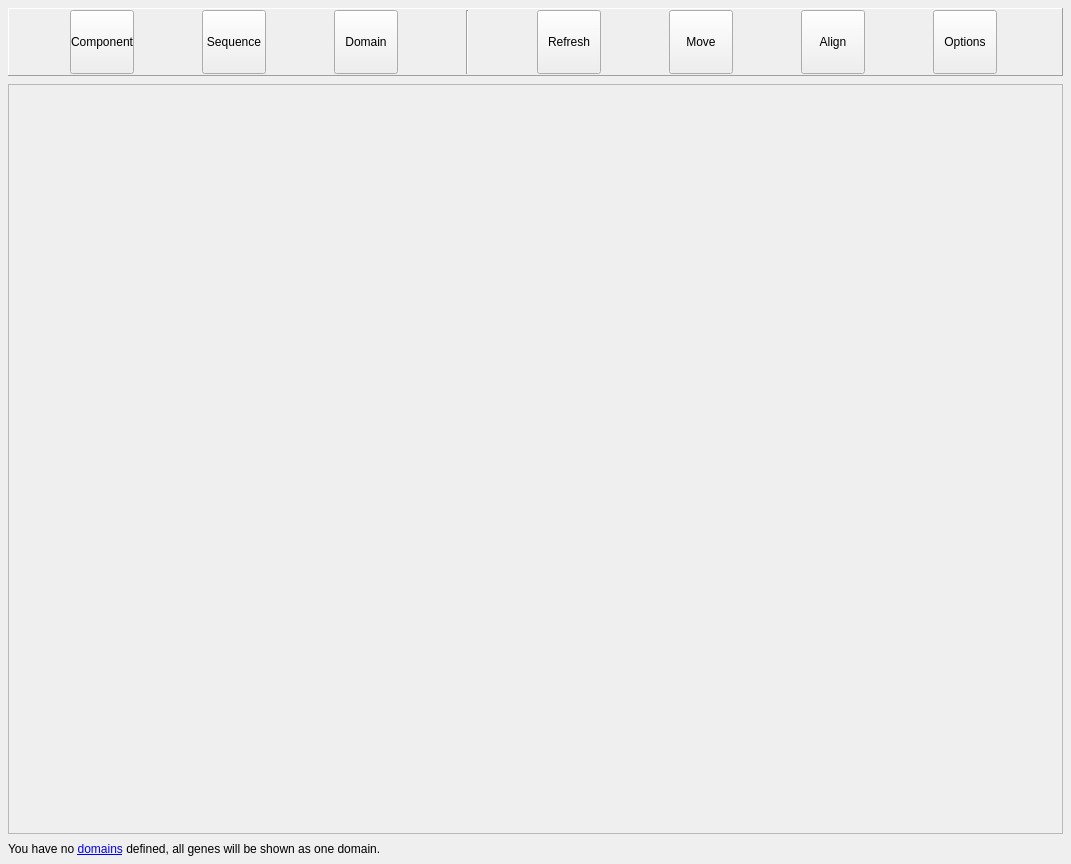
<?xml version="1.0" encoding="UTF-8"?>
<ui version="4.0">
 <class>Dialog</class>
 <widget class="QDialog" name="Dialog">
  <property name="geometry">
   <rect>
    <x>0</x>
    <y>0</y>
    <width>1071</width>
    <height>864</height>
   </rect>
  </property>
  <property name="windowTitle">
   <string>Dialog</string>
  </property>
  <layout class="QVBoxLayout" name="verticalLayout">
   <property name="spacing">
    <number>8</number>
   </property>
   <property name="leftMargin">
    <number>8</number>
   </property>
   <property name="topMargin">
    <number>8</number>
   </property>
   <property name="rightMargin">
    <number>8</number>
   </property>
   <property name="bottomMargin">
    <number>8</number>
   </property>
   <item>
    <widget class="QFrame" name="FRA_TOOLBAR">
     <property name="frameShape">
      <enum>QFrame::Panel</enum>
     </property>
     <property name="frameShadow">
      <enum>QFrame::Raised</enum>
     </property>
     <layout class="QHBoxLayout" name="horizontalLayout_23">
      <property name="spacing">
       <number>8</number>
      </property>
      <property name="leftMargin">
       <number>1</number>
      </property>
      <property name="topMargin">
       <number>1</number>
      </property>
      <property name="rightMargin">
       <number>1</number>
      </property>
      <property name="bottomMargin">
       <number>1</number>
      </property>
      <item>
       <widget class="QToolButton" name="BTN_SEL_COMPONENT">
        <property name="minimumSize">
         <size>
          <width>64</width>
          <height>64</height>
         </size>
        </property>
        <property name="maximumSize">
         <size>
          <width>64</width>
          <height>64</height>
         </size>
        </property>
        <property name="toolTip">
         <string>&lt;html&gt;&lt;head/&gt;&lt;body&gt;&lt;p&gt;Switch to edge edit mode.&lt;/p&gt;&lt;/body&gt;&lt;/html&gt;</string>
        </property>
        <property name="statusTip">
         <string>Remove edge</string>
        </property>
        <property name="text">
         <string>Component</string>
        </property>
        <property name="icon">
         <iconset resource="../resources/resources.qrc">
          <normaloff>:/groot/black_major.svg</normaloff>:/groot/black_major.svg</iconset>
        </property>
        <property name="iconSize">
         <size>
          <width>32</width>
          <height>32</height>
         </size>
        </property>
        <property name="checkable">
         <bool>true</bool>
        </property>
        <property name="autoExclusive">
         <bool>true</bool>
        </property>
        <property name="toolButtonStyle">
         <enum>Qt::ToolButtonTextUnderIcon</enum>
        </property>
       </widget>
      </item>
      <item>
       <widget class="QToolButton" name="BTN_SEL_SEQUENCE">
        <property name="minimumSize">
         <size>
          <width>64</width>
          <height>64</height>
         </size>
        </property>
        <property name="maximumSize">
         <size>
          <width>64</width>
          <height>64</height>
         </size>
        </property>
        <property name="toolTip">
         <string>&lt;html&gt;&lt;head/&gt;&lt;body&gt;&lt;p&gt;Switch to edge edit mode.&lt;/p&gt;&lt;/body&gt;&lt;/html&gt;</string>
        </property>
        <property name="statusTip">
         <string>Remove edge</string>
        </property>
        <property name="text">
         <string>Sequence</string>
        </property>
        <property name="icon">
         <iconset resource="../resources/resources.qrc">
          <normaloff>:/groot/black_gene.svg</normaloff>:/groot/black_gene.svg</iconset>
        </property>
        <property name="iconSize">
         <size>
          <width>32</width>
          <height>32</height>
         </size>
        </property>
        <property name="checkable">
         <bool>true</bool>
        </property>
        <property name="autoExclusive">
         <bool>true</bool>
        </property>
        <property name="toolButtonStyle">
         <enum>Qt::ToolButtonTextUnderIcon</enum>
        </property>
       </widget>
      </item>
      <item>
       <widget class="QToolButton" name="BTN_SEL_DOMAIN">
        <property name="minimumSize">
         <size>
          <width>64</width>
          <height>64</height>
         </size>
        </property>
        <property name="maximumSize">
         <size>
          <width>64</width>
          <height>64</height>
         </size>
        </property>
        <property name="toolTip">
         <string>&lt;html&gt;&lt;head/&gt;&lt;body&gt;&lt;p&gt;Switch to edge edit mode.&lt;/p&gt;&lt;/body&gt;&lt;/html&gt;</string>
        </property>
        <property name="statusTip">
         <string>Remove edge</string>
        </property>
        <property name="text">
         <string>Domain</string>
        </property>
        <property name="icon">
         <iconset resource="../resources/resources.qrc">
          <normaloff>:/groot/black_subgraph.svg</normaloff>:/groot/black_subgraph.svg</iconset>
        </property>
        <property name="iconSize">
         <size>
          <width>32</width>
          <height>32</height>
         </size>
        </property>
        <property name="checkable">
         <bool>true</bool>
        </property>
        <property name="autoExclusive">
         <bool>true</bool>
        </property>
        <property name="toolButtonStyle">
         <enum>Qt::ToolButtonTextUnderIcon</enum>
        </property>
       </widget>
      </item>
      <item>
       <widget class="Line" name="line_2">
        <property name="orientation">
         <enum>Qt::Vertical</enum>
        </property>
       </widget>
      </item>
      <item>
       <widget class="QToolButton" name="BTN_REFRESH">
        <property name="minimumSize">
         <size>
          <width>64</width>
          <height>64</height>
         </size>
        </property>
        <property name="maximumSize">
         <size>
          <width>64</width>
          <height>64</height>
         </size>
        </property>
        <property name="toolTip">
         <string>&lt;html&gt;&lt;head/&gt;&lt;body&gt;&lt;p&gt;Switch to edge edit mode.&lt;/p&gt;&lt;/body&gt;&lt;/html&gt;</string>
        </property>
        <property name="statusTip">
         <string>Remove edge</string>
        </property>
        <property name="text">
         <string>Refresh</string>
        </property>
        <property name="icon">
         <iconset resource="../resources/resources.qrc">
          <normaloff>:/groot/refresh.svg</normaloff>:/groot/refresh.svg</iconset>
        </property>
        <property name="iconSize">
         <size>
          <width>32</width>
          <height>32</height>
         </size>
        </property>
        <property name="toolButtonStyle">
         <enum>Qt::ToolButtonTextUnderIcon</enum>
        </property>
       </widget>
      </item>
      <item>
       <widget class="QToolButton" name="BTN_MOVE">
        <property name="minimumSize">
         <size>
          <width>64</width>
          <height>64</height>
         </size>
        </property>
        <property name="maximumSize">
         <size>
          <width>64</width>
          <height>64</height>
         </size>
        </property>
        <property name="text">
         <string>Move</string>
        </property>
        <property name="icon">
         <iconset resource="../resources/resources.qrc">
          <normaloff>:/groot/move.svg</normaloff>:/groot/move.svg</iconset>
        </property>
        <property name="iconSize">
         <size>
          <width>32</width>
          <height>32</height>
         </size>
        </property>
        <property name="checkable">
         <bool>true</bool>
        </property>
        <property name="toolButtonStyle">
         <enum>Qt::ToolButtonTextUnderIcon</enum>
        </property>
       </widget>
      </item>
      <item>
       <widget class="QToolButton" name="BTN_ALIGN">
        <property name="minimumSize">
         <size>
          <width>64</width>
          <height>64</height>
         </size>
        </property>
        <property name="maximumSize">
         <size>
          <width>64</width>
          <height>64</height>
         </size>
        </property>
        <property name="text">
         <string>Align</string>
        </property>
        <property name="icon">
         <iconset resource="../resources/resources.qrc">
          <normaloff>:/groot/align.svg</normaloff>:/groot/align.svg</iconset>
        </property>
        <property name="iconSize">
         <size>
          <width>32</width>
          <height>32</height>
         </size>
        </property>
        <property name="toolButtonStyle">
         <enum>Qt::ToolButtonTextUnderIcon</enum>
        </property>
       </widget>
      </item>
      <item>
       <widget class="QToolButton" name="BTN_OPTIONS">
        <property name="minimumSize">
         <size>
          <width>64</width>
          <height>64</height>
         </size>
        </property>
        <property name="maximumSize">
         <size>
          <width>64</width>
          <height>64</height>
         </size>
        </property>
        <property name="text">
         <string>Options</string>
        </property>
        <property name="icon">
         <iconset resource="../resources/resources.qrc">
          <normaloff>:/groot/settings.svg</normaloff>:/groot/settings.svg</iconset>
        </property>
        <property name="iconSize">
         <size>
          <width>32</width>
          <height>32</height>
         </size>
        </property>
        <property name="toolButtonStyle">
         <enum>Qt::ToolButtonTextUnderIcon</enum>
        </property>
       </widget>
      </item>
     </layout>
    </widget>
   </item>
   <item>
    <widget class="QFrame" name="FRA_MAIN">
     <property name="sizePolicy">
      <sizepolicy hsizetype="Expanding" vsizetype="Expanding">
       <horstretch>0</horstretch>
       <verstretch>0</verstretch>
      </sizepolicy>
     </property>
     <property name="frameShape">
      <enum>QFrame::StyledPanel</enum>
     </property>
     <property name="frameShadow">
      <enum>QFrame::Raised</enum>
     </property>
    </widget>
   </item>
   <item>
    <widget class="QLabel" name="LBL_NO_DOMAINS">
     <property name="text">
      <string>&lt;html&gt;&lt;head/&gt;&lt;body&gt;&lt;p&gt;You have no &lt;a href=&quot;action:view_domains&quot;&gt;domains&lt;/a&gt; defined, all genes will be shown as one domain.&lt;/p&gt;&lt;/body&gt;&lt;/html&gt;</string>
     </property>
     <property name="style" stdset="0">
      <string>warning</string>
     </property>
    </widget>
   </item>
  </layout>
 </widget>
 <resources>
  <include location="../../../../../../intermake/intermake_qt/forms/designer/resource_files/resources.qrc"/>
  <include location="../resources/resources.qrc"/>
 </resources>
 <connections/>
</ui>
